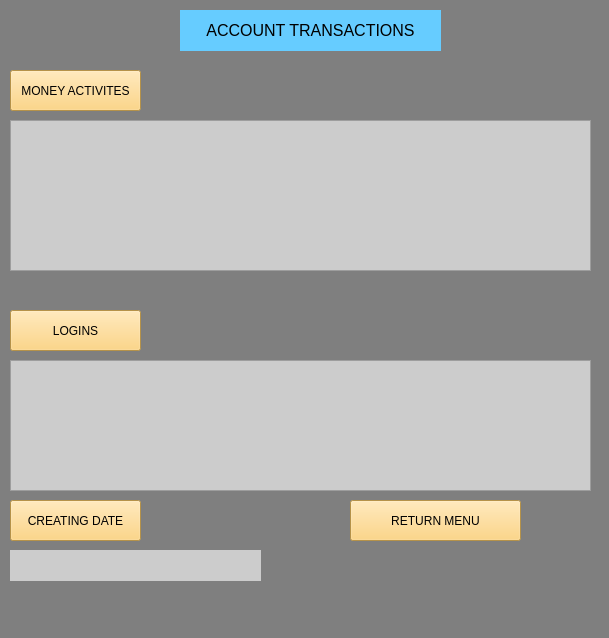
<?xml version="1.0" encoding="UTF-8"?>
<ui version="4.0">
 <class>statementScreen</class>
 <widget class="QMainWindow" name="statementScreen">
  <property name="geometry">
   <rect>
    <x>0</x>
    <y>0</y>
    <width>609</width>
    <height>638</height>
   </rect>
  </property>
  <property name="minimumSize">
   <size>
    <width>609</width>
    <height>638</height>
   </size>
  </property>
  <property name="maximumSize">
   <size>
    <width>609</width>
    <height>638</height>
   </size>
  </property>
  <property name="font">
   <font>
    <pointsize>12</pointsize>
   </font>
  </property>
  <property name="windowTitle">
   <string>statement</string>
  </property>
  <property name="styleSheet">
   <string notr="true">background-color: rgb(127, 127, 127);</string>
  </property>
  <widget class="QWidget" name="centralwidget">
   <widget class="QLabel" name="account_lable">
    <property name="geometry">
     <rect>
      <x>180</x>
      <y>10</y>
      <width>261</width>
      <height>41</height>
     </rect>
    </property>
    <property name="font">
     <font>
      <pointsize>12</pointsize>
      <weight>50</weight>
      <bold>false</bold>
     </font>
    </property>
    <property name="styleSheet">
     <string notr="true">background-color: rgb(102, 204, 255);</string>
    </property>
    <property name="text">
     <string>ACCOUNT TRANSACTIONS</string>
    </property>
    <property name="alignment">
     <set>Qt::AlignCenter</set>
    </property>
   </widget>
   <widget class="QPushButton" name="return4_button">
    <property name="geometry">
     <rect>
      <x>350</x>
      <y>500</y>
      <width>171</width>
      <height>41</height>
     </rect>
    </property>
    <property name="styleSheet">
     <string notr="true">background-color: rgb(254, 204, 102);</string>
    </property>
    <property name="text">
     <string>RETURN MENU</string>
    </property>
    <property name="icon">
     <iconset>
      <normaloff>../pythonogreniyorum/ATM-Project/atmproject/gümüst/icons/reply.png</normaloff>
      <normalon>../pythonogreniyorum/ATM-Project/gümüst/icons/icns/reply.png</normalon>../pythonogreniyorum/ATM-Project/atmproject/gümüst/icons/reply.png</iconset>
    </property>
    <property name="iconSize">
     <size>
      <width>50</width>
      <height>50</height>
     </size>
    </property>
   </widget>
   <widget class="QPushButton" name="date_button">
    <property name="geometry">
     <rect>
      <x>10</x>
      <y>500</y>
      <width>131</width>
      <height>41</height>
     </rect>
    </property>
    <property name="styleSheet">
     <string notr="true">background-color: rgb(254, 204, 102);</string>
    </property>
    <property name="text">
     <string>CREATING DATE</string>
    </property>
   </widget>
   <widget class="QPushButton" name="logins_button">
    <property name="geometry">
     <rect>
      <x>10</x>
      <y>310</y>
      <width>131</width>
      <height>41</height>
     </rect>
    </property>
    <property name="styleSheet">
     <string notr="true">background-color: rgb(254, 204, 102);</string>
    </property>
    <property name="text">
     <string>LOGINS</string>
    </property>
   </widget>
   <widget class="QPushButton" name="aktivites_button">
    <property name="geometry">
     <rect>
      <x>10</x>
      <y>70</y>
      <width>131</width>
      <height>41</height>
     </rect>
    </property>
    <property name="styleSheet">
     <string notr="true">background-color: rgb(254, 204, 102);</string>
    </property>
    <property name="text">
     <string>MONEY ACTIVITES</string>
    </property>
   </widget>
   <widget class="QLabel" name="date_label">
    <property name="geometry">
     <rect>
      <x>10</x>
      <y>550</y>
      <width>251</width>
      <height>31</height>
     </rect>
    </property>
    <property name="font">
     <font>
      <pointsize>11</pointsize>
      <weight>75</weight>
      <bold>true</bold>
     </font>
    </property>
    <property name="styleSheet">
     <string notr="true">background-color: rgb(204, 204, 204);</string>
    </property>
    <property name="text">
     <string/>
    </property>
    <property name="alignment">
     <set>Qt::AlignCenter</set>
    </property>
   </widget>
   <widget class="QTextBrowser" name="textBrowser">
    <property name="geometry">
     <rect>
      <x>10</x>
      <y>360</y>
      <width>581</width>
      <height>131</height>
     </rect>
    </property>
    <property name="styleSheet">
     <string notr="true">background-color: rgb(204, 204, 204);</string>
    </property>
    <property name="html">
     <string>&lt;!DOCTYPE HTML PUBLIC &quot;-//W3C//DTD HTML 4.0//EN&quot; &quot;http://www.w3.org/TR/REC-html40/strict.dtd&quot;&gt;
&lt;html&gt;&lt;head&gt;&lt;meta name=&quot;qrichtext&quot; content=&quot;1&quot; /&gt;&lt;style type=&quot;text/css&quot;&gt;
p, li { white-space: pre-wrap; }
&lt;/style&gt;&lt;/head&gt;&lt;body style=&quot; font-family:'MS Shell Dlg 2'; font-size:8.25pt; font-weight:400; font-style:normal;&quot;&gt;
&lt;p style=&quot;-qt-paragraph-type:empty; margin-top:0px; margin-bottom:0px; margin-left:0px; margin-right:0px; -qt-block-indent:0; text-indent:0px;&quot;&gt;&lt;br /&gt;&lt;/p&gt;&lt;/body&gt;&lt;/html&gt;</string>
    </property>
   </widget>
   <widget class="QTextBrowser" name="textBrowser_2">
    <property name="geometry">
     <rect>
      <x>10</x>
      <y>120</y>
      <width>581</width>
      <height>151</height>
     </rect>
    </property>
    <property name="styleSheet">
     <string notr="true">background-color: rgb(204, 204, 204);</string>
    </property>
    <property name="html">
     <string>&lt;!DOCTYPE HTML PUBLIC &quot;-//W3C//DTD HTML 4.0//EN&quot; &quot;http://www.w3.org/TR/REC-html40/strict.dtd&quot;&gt;
&lt;html&gt;&lt;head&gt;&lt;meta name=&quot;qrichtext&quot; content=&quot;1&quot; /&gt;&lt;style type=&quot;text/css&quot;&gt;
p, li { white-space: pre-wrap; }
&lt;/style&gt;&lt;/head&gt;&lt;body style=&quot; font-family:'MS Shell Dlg 2'; font-size:8.25pt; font-weight:400; font-style:normal;&quot;&gt;
&lt;p style=&quot;-qt-paragraph-type:empty; margin-top:0px; margin-bottom:0px; margin-left:0px; margin-right:0px; -qt-block-indent:0; text-indent:0px;&quot;&gt;&lt;br /&gt;&lt;/p&gt;&lt;/body&gt;&lt;/html&gt;</string>
    </property>
   </widget>
  </widget>
  <widget class="QMenuBar" name="menubar">
   <property name="geometry">
    <rect>
     <x>0</x>
     <y>0</y>
     <width>609</width>
     <height>21</height>
    </rect>
   </property>
  </widget>
  <widget class="QStatusBar" name="statusbar"/>
 </widget>
 <resources/>
 <connections>
  <connection>
   <sender>aktivites_button</sender>
   <signal>clicked()</signal>
   <receiver>textBrowser_2</receiver>
   <slot>show()</slot>
   <hints>
    <hint type="sourcelabel">
     <x>122</x>
     <y>109</y>
    </hint>
    <hint type="destinationlabel">
     <x>200</x>
     <y>152</y>
    </hint>
   </hints>
  </connection>
  <connection>
   <sender>logins_button</sender>
   <signal>clicked()</signal>
   <receiver>textBrowser</receiver>
   <slot>show()</slot>
   <hints>
    <hint type="sourcelabel">
     <x>115</x>
     <y>359</y>
    </hint>
    <hint type="destinationlabel">
     <x>215</x>
     <y>392</y>
    </hint>
   </hints>
  </connection>
 </connections>
</ui>
